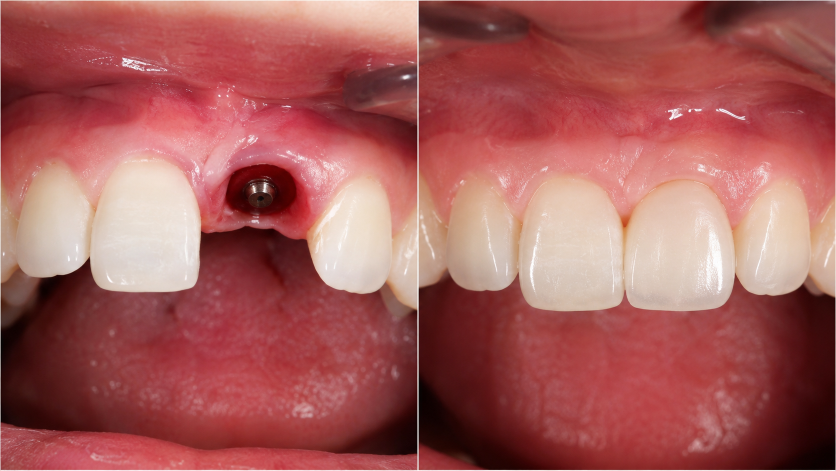
#> input picture assets/img/תמונות לפני ואחרי/מקרה 1 לפני ואחרי.png, 1672 x 941 px (shown at 1/2 size); its folder holds only this picture in this run
$ python process-images.py
#> lines starting #> are read from the running program, lines starting #| are printed output that depends on the picture
#> in main, im is the input picture: PIL image 1672x941 RGB; mean R, G, B 165.9, 92.8, 90.6
# -*- coding: utf-8 -*-
"""
מכין את תמונות ה"לפני ואחרי" לאתר.

מה זה עושה:
  1. קורא כל קובץ מהתיקייה  assets/img/תמונות לפני ואחרי/
     (כל קובץ = תמונה אחת שמכילה "לפני" בצד שמאל ו"אחרי" בצד ימין, עם קו מפריד לבן)
  2. מזהה אוטומטית את הקו המפריד וחותך את התמונה לשניים
  3. חותך כל חצי ליחס 4:5, מקטין ל-760px רוחב וממיר ל-WebP
  4. שומר ב-  assets/img/results/case-NN-before.webp  /  case-NN-after.webp

דרישות:  pip install pillow numpy
הרצה:    python process-images.py

אחרי ההרצה - צריך לעדכן ידנית את רשימת המקרים והכיתובים ב-index.html
(חפשו  <div class="ba-grid" id="resultsGrid">) וב-_build/services.main.html.
"""
import os, re, sys, glob

# חלון הפקודות של Windows לא תמיד תומך בעברית - מכריחים UTF-8
try:
    sys.stdout.reconfigure(encoding='utf-8', errors='replace')
except Exception:
    pass

try:
    from PIL import Image
    import numpy as np
except ImportError:
    sys.exit('חסרות ספריות. הריצו:  pip install pillow numpy')

HERE = os.path.dirname(os.path.abspath(__file__))
SITE = os.path.dirname(HERE)
SRC = os.path.join(SITE, 'assets', 'img', 'תמונות לפני ואחרי')
OUT = os.path.join(SITE, 'assets', 'img', 'results')

TARGET_RATIO = 4 / 5      # יחס הגובה-רוחב של הכרטיסים באתר
OUT_W = 760               # רוחב הפלט בפיקסלים
QUALITY = 82


def find_divider(im):
    """מאתר את הקו המפריד הלבן סביב מרכז התמונה. מחזיר (start, end)."""
    a = np.asarray(im.convert('RGB')).astype(np.int16)
    w = im.width
    c = w // 2
    win = int(w * 0.06)
    lo_i, hi_i = c - win, c + win
    colmean = a.mean(axis=(0, 2))
#> colmean = 1672 values, max 248.1 at index 836, min 72.27 at index 2, mean 116.4
    colstd = a.std(axis=(0, 2))
#> colstd = 1672 values, max 77.24 at index 833, min 4.29 at index 836, mean 63.72
    ok = (colmean[lo_i:hi_i] > 228) & (colstd[lo_i:hi_i] < 30)
    if not ok.any():
        return c, c                       # אין קו מפריד - חותכים בדיוק באמצע
    cand = np.arange(lo_i, hi_i)[ok]
#> cand = [835, 836]
    runs = np.split(cand, np.where(np.diff(cand) != 1)[0] + 1)
#> runs = [[835, 836]]
    run = max(runs, key=len)
#> run = [835, 836]
    return int(run[0]), int(run[-1])


def crop_to_ratio(im, ratio):
    w, h = im.size
    if w / h > ratio:
        nw = int(round(h * ratio)); x = (w - nw) // 2
        return im.crop((x, 0, x + nw, h))
    nh = int(round(w / ratio)); y = (h - nh) // 2
    return im.crop((0, y, w, y + nh))


def main():
    if not os.path.isdir(SRC):
        sys.exit('לא נמצאה התיקייה: ' + SRC)
    os.makedirs(OUT, exist_ok=True)

    files = [f for f in glob.glob(os.path.join(SRC, '*'))
             if os.path.splitext(f)[1].lower() in ('.png', '.jpg', '.jpeg', '.webp')]
    if not files:
        sys.exit('לא נמצאו תמונות ב: ' + SRC)

    def num(path):
        m = re.findall(r'\d+', os.path.basename(path))
        return int(m[0]) if m else 0

    for f in sorted(files, key=num):
        n = num(f)
        im = Image.open(f).convert('RGB')
        lo, hi = find_divider(im)
#> lo = 835; hi = 836
        pad = 2
        halves = (
            ('before', im.crop((0, 0, max(1, lo - pad), im.height))),
            ('after',  im.crop((min(im.width - 1, hi + pad + 1), 0, im.width, im.height))),
        )
        for label, part in halves:
            p = crop_to_ratio(part, TARGET_RATIO)
            p = p.resize((OUT_W, int(round(OUT_W / TARGET_RATIO))), Image.LANCZOS)
            name = 'case-%02d-%s.webp' % (n, label)
            path = os.path.join(OUT, name)
            p.save(path, 'WEBP', quality=QUALITY, method=6)
            print('%s  %sx%s  %dKB' % (name, p.width, p.height, os.path.getsize(path) // 1024))
#> this loop made 2 passes
#> (label, w in crop_to_ratio, h in crop_to_ratio, nw in crop_to_ratio, x in crop_to_ratio, name) on passes 1 to 2: ('before', 833, 941, 753, 40, 'case-01-before.webp'), ('after', 833, 941, 753, 40, 'case-01-after.webp')
#> (printed output is left out)
#> pass 1, in main, `p = crop_to_ratio(part, TARGET_RATIO)`:
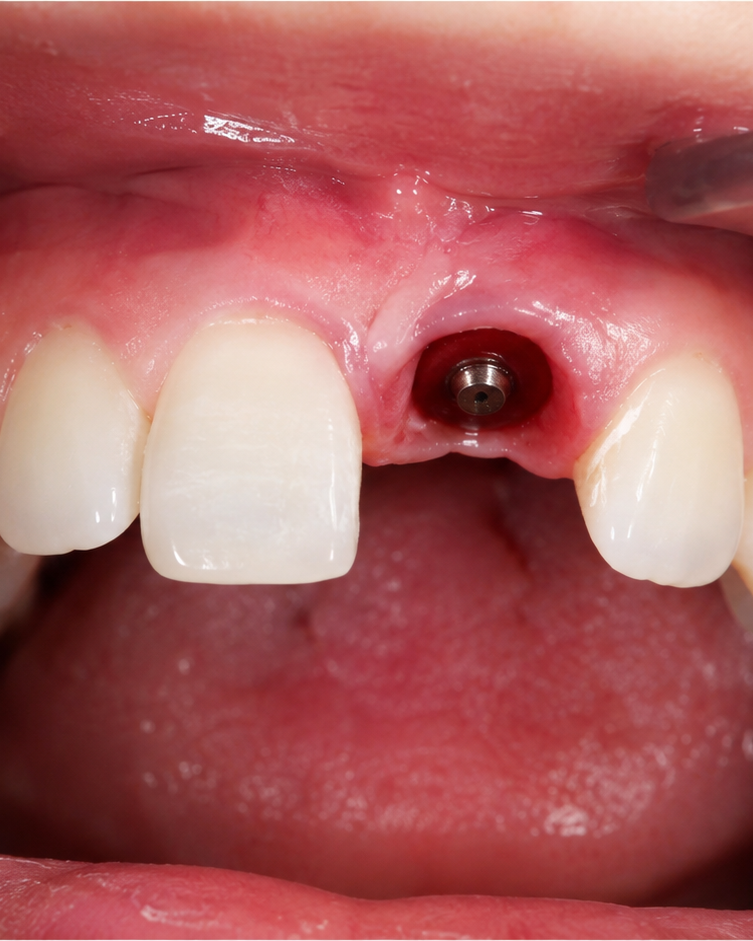
#> p: PIL image 753x941 RGB; mean R, G, B 170.7, 93.9, 94
#> pass 2, in main, `p = crop_to_ratio(part, TARGET_RATIO)`:
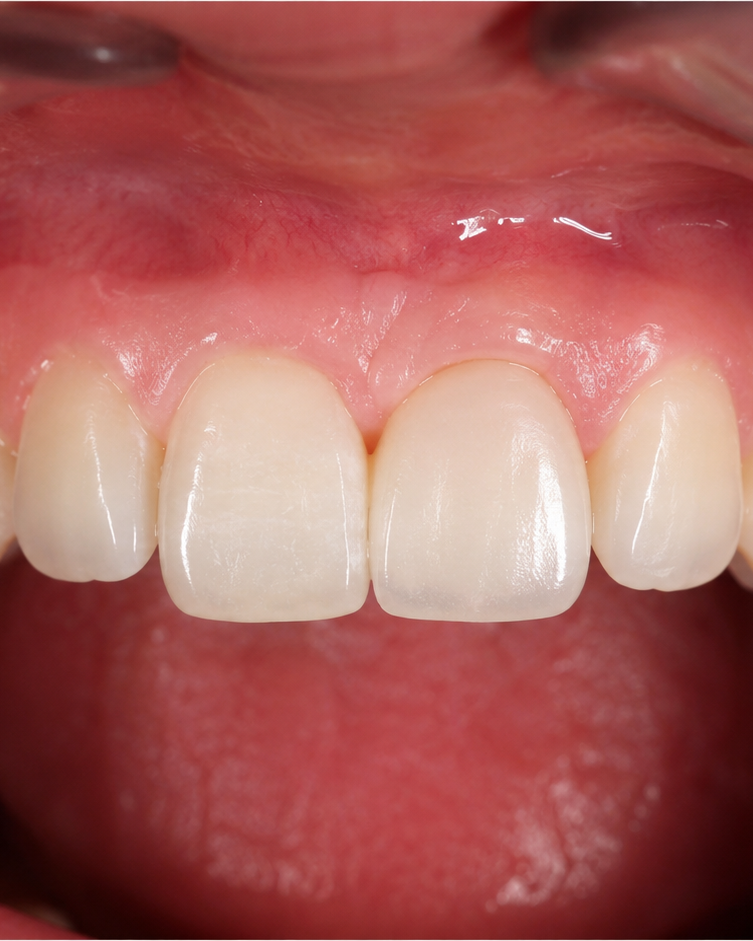
#> p: PIL image 753x941 RGB; mean R, G, B 168.3, 95.5, 91.4

    print('\nסה"כ %d קבצים ב-%s' % (len(os.listdir(OUT)), OUT))
#| סה"כ 0 קבצים ב-assets/img/results


if __name__ == '__main__':
    main()

$ run again, on assets/img/תמונות לפני ואחרי/מקרה 2 לפני ואחרי.png
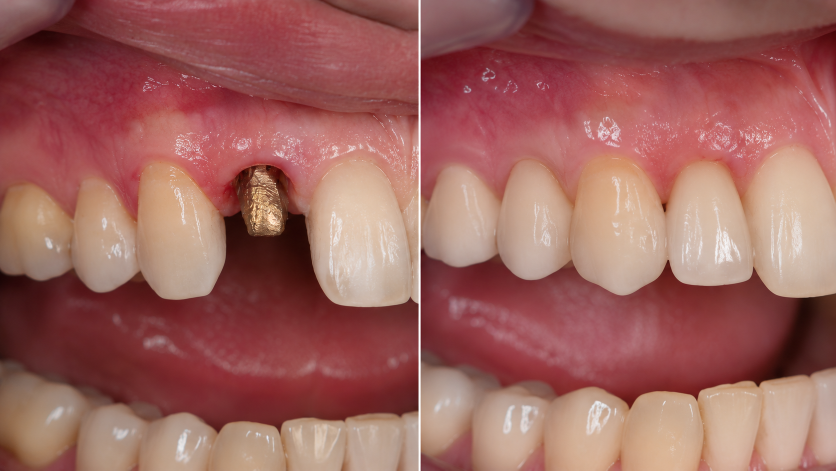
#> input picture assets/img/תמונות לפני ואחרי/מקרה 2 לפני ואחרי.png, 1672 x 941 px (shown at 1/2 size)
#> in main, im is the input picture: PIL image 1672x941 RGB; mean R, G, B 158.1, 100.1, 94.1
#> colmean = 1672 values, max 254.3 at index 840, min 72.01 at index 0, mean 117.4
#> colstd = 1672 values, max 66.7 at index 1598, min 1.05 at index 838, mean 50.88
#> cand = [837, 838, 839, 840]
#> runs = [[837, 838, 839, 840]]
#> run = [837, 838, 839, 840]
#> lo = 837; hi = 840
#> the loop in main, `for label, part in halves:` made 2 passes
#> (label, w in crop_to_ratio, h in crop_to_ratio, nw in crop_to_ratio, x in crop_to_ratio, name) on passes 1 to 2: ('before', 835, 941, 753, 41, 'case-02-before.webp'), ('after', 829, 941, 753, 38, 'case-02-after.webp')
#> (printed output is left out)
#> pass 1, in main, `p = crop_to_ratio(part, TARGET_RATIO)`:
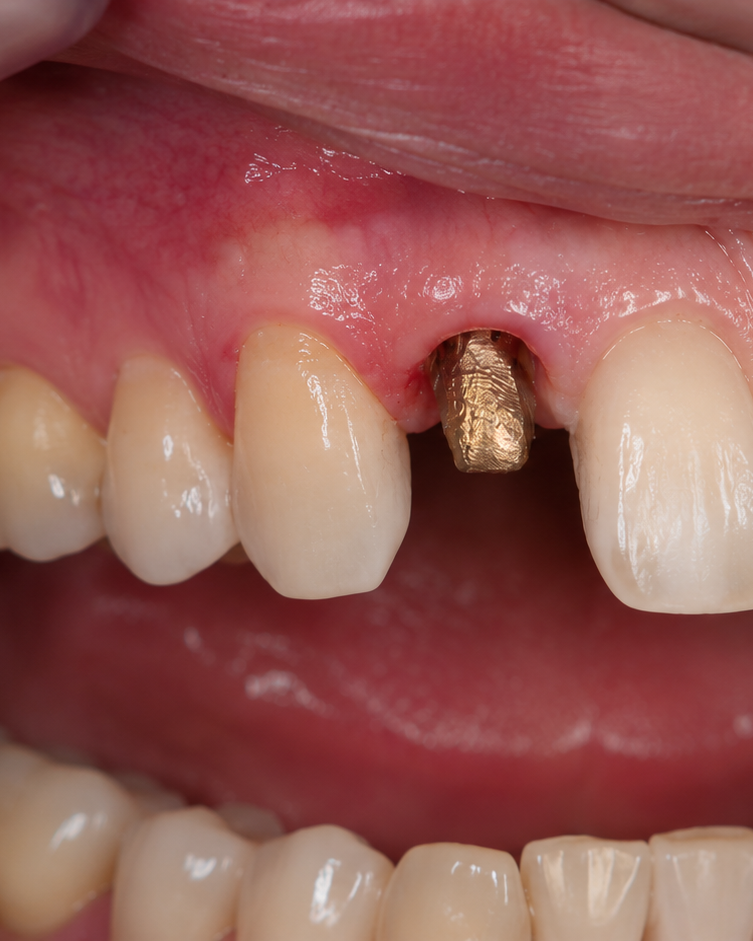
#> p: PIL image 753x941 RGB; mean R, G, B 149.9, 89.9, 84.7
#> pass 2, in main, `p = crop_to_ratio(part, TARGET_RATIO)`:
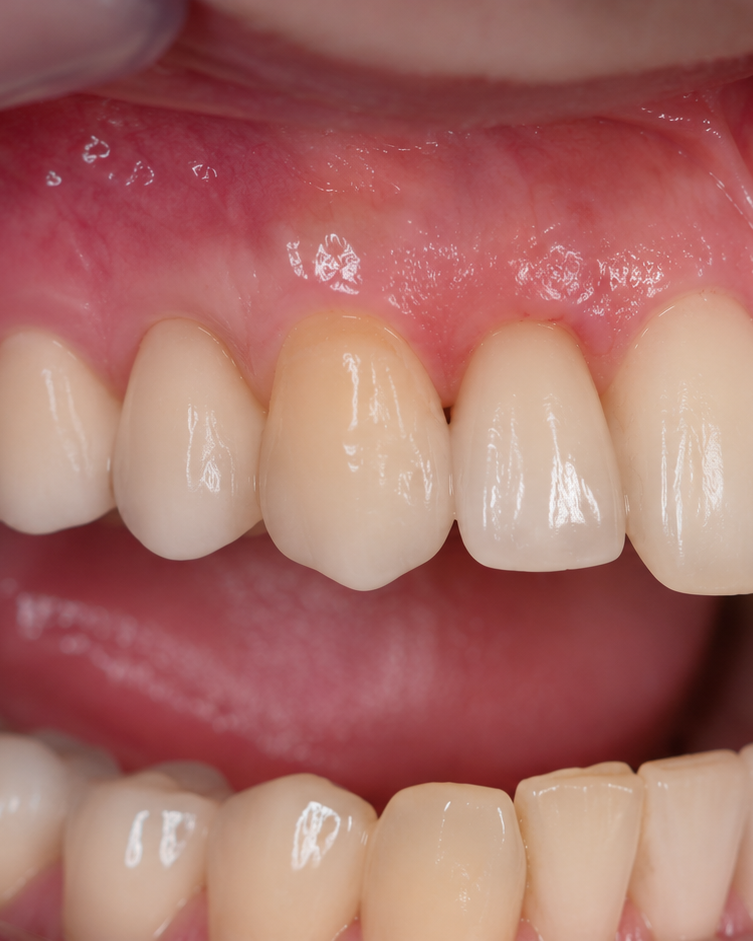
#> p: PIL image 753x941 RGB; mean R, G, B 168.5, 110.8, 104.1
#| סה"כ 0 קבצים ב-assets/img/results

$ run again, on assets/img/תמונות לפני ואחרי/מקרה 3 לפני ואחרי.png
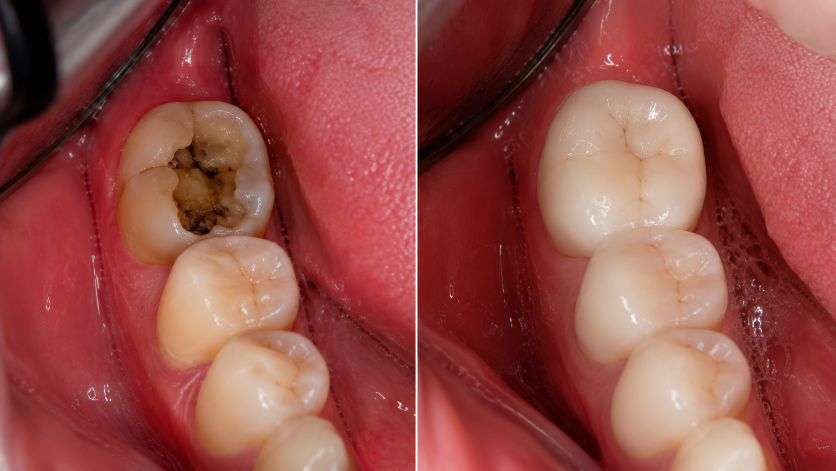
#> input picture assets/img/תמונות לפני ואחרי/מקרה 3 לפני ואחרי.png, 1672 x 941 px (shown at 1/2 size)
#> in main, im is the input picture: PIL image 1672x941 RGB; mean R, G, B 150.1, 75.8, 70.8
#> colmean = 1672 values, max 253.9 at index 832, min 42.33 at index 1030, mean 98.92
#> colstd = 1672 values, max 67.52 at index 1416, min 1.54 at index 833, mean 53.48
#> cand = [831, 832, 833, 834]
#> runs = [[831, 832, 833, 834]]
#> run = [831, 832, 833, 834]
#> lo = 831; hi = 834
#> the loop in main, `for label, part in halves:` made 2 passes
#> (label, w in crop_to_ratio, h in crop_to_ratio, nw in crop_to_ratio, x in crop_to_ratio, name) on passes 1 to 2: ('before', 829, 941, 753, 38, 'case-03-before.webp'), ('after', 835, 941, 753, 41, 'case-03-after.webp')
#> (printed output is left out)
#> pass 1, in main, `p = crop_to_ratio(part, TARGET_RATIO)`:
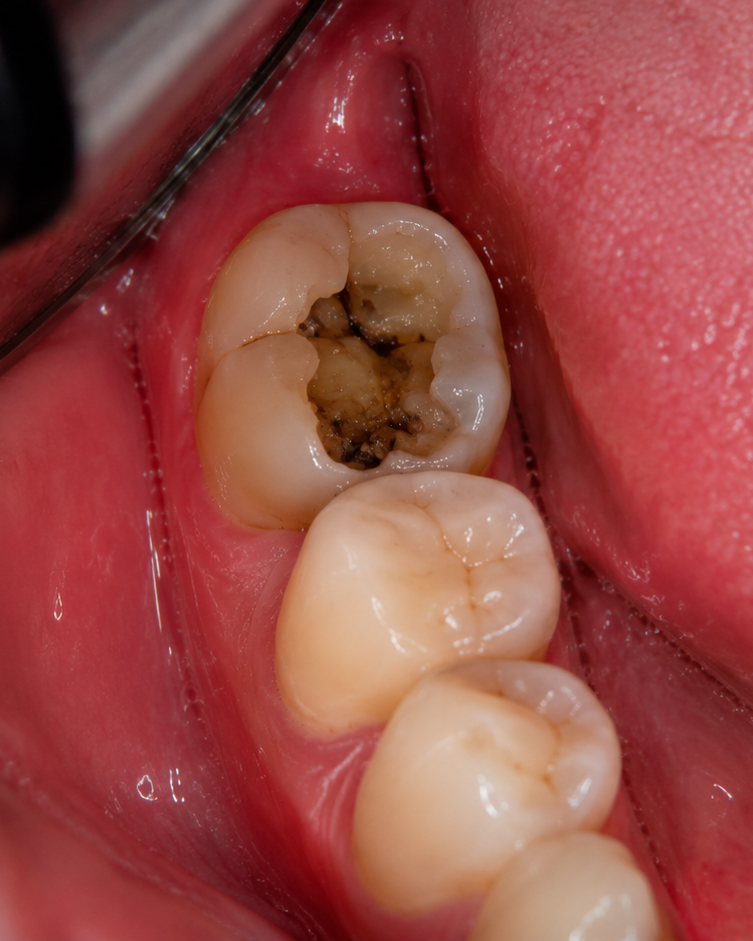
#> p: PIL image 753x941 RGB; mean R, G, B 151.1, 72.7, 68.1
#> pass 2, in main, `p = crop_to_ratio(part, TARGET_RATIO)`:
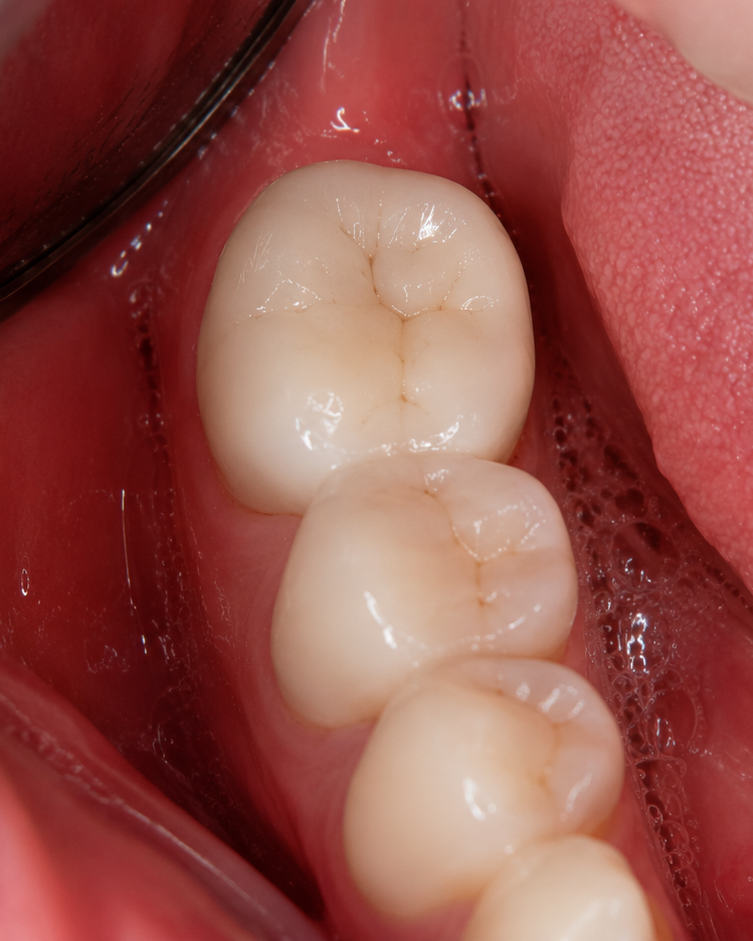
#> p: PIL image 753x941 RGB; mean R, G, B 148.9, 80.2, 73.3
#| סה"כ 0 קבצים ב-assets/img/results

$ run again, on assets/img/תמונות לפני ואחרי/מקרה 4 לפני ואחרי.png
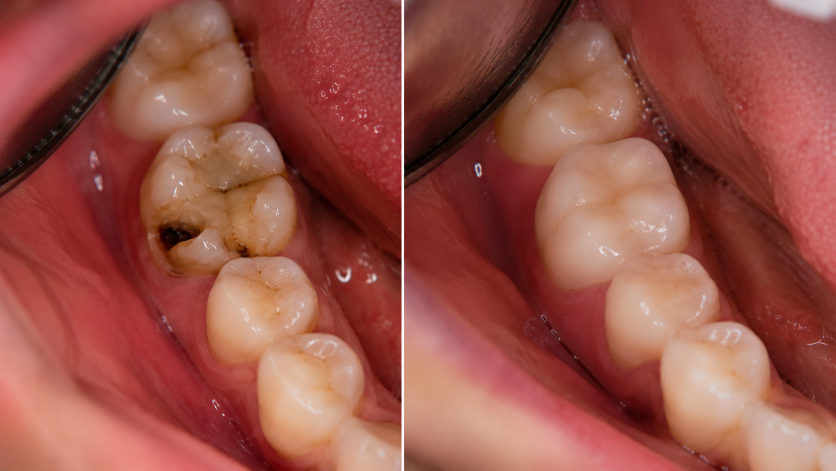
#> input picture assets/img/תמונות לפני ואחרי/מקרה 4 לפני ואחרי.png, 1672 x 941 px (shown at 1/2 size)
#> in main, im is the input picture: PIL image 1672x941 RGB; mean R, G, B 152.9, 81.4, 71.1
#> colmean = 1672 values, max 254.4 at index 806, min 77.49 at index 801, mean 101.8
#> colstd = 1672 values, max 65.33 at index 619, min 0.94 at index 806, mean 55.92
#> cand = [803, 804, 805, 806, 807]
#> runs = [[803, 804, 805, 806, 807]]
#> run = [803, 804, 805, 806, 807]
#> lo = 803; hi = 807
#> the loop in main, `for label, part in halves:` made 2 passes
#> (label, w in crop_to_ratio, h in crop_to_ratio, nw in crop_to_ratio, x in crop_to_ratio, name) on passes 1 to 2: ('before', 801, 941, 753, 24, 'case-04-before.webp'), ('after', 862, 941, 753, 54, 'case-04-after.webp')
#> (printed output is left out)
#> pass 1, in main, `p = crop_to_ratio(part, TARGET_RATIO)`:
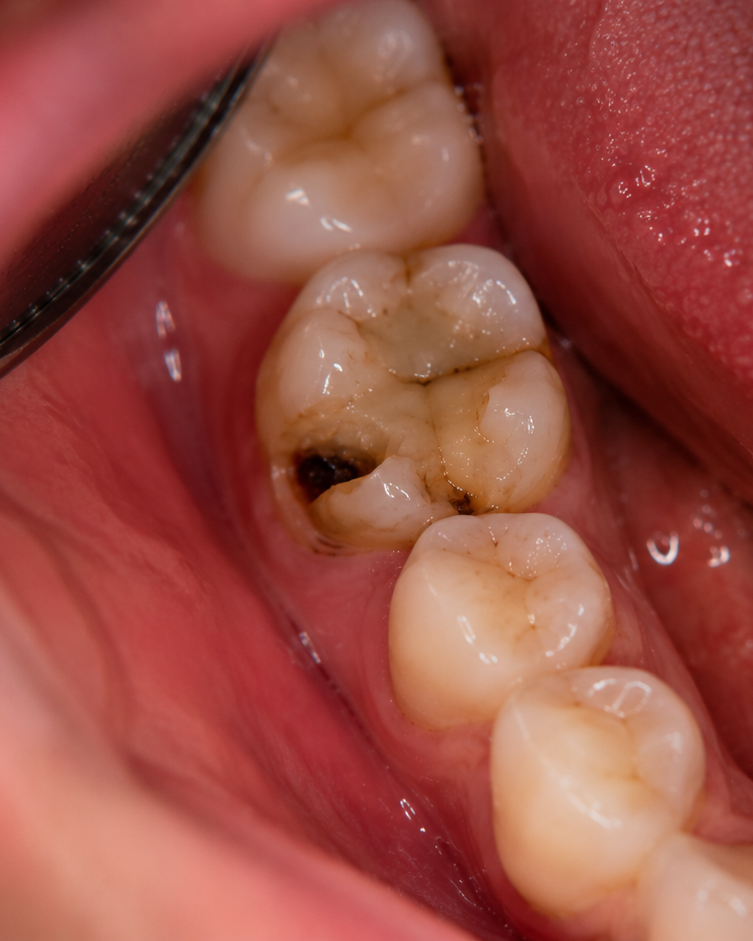
#> p: PIL image 753x941 RGB; mean R, G, B 154.7, 78.3, 67.4
#> pass 2, in main, `p = crop_to_ratio(part, TARGET_RATIO)`:
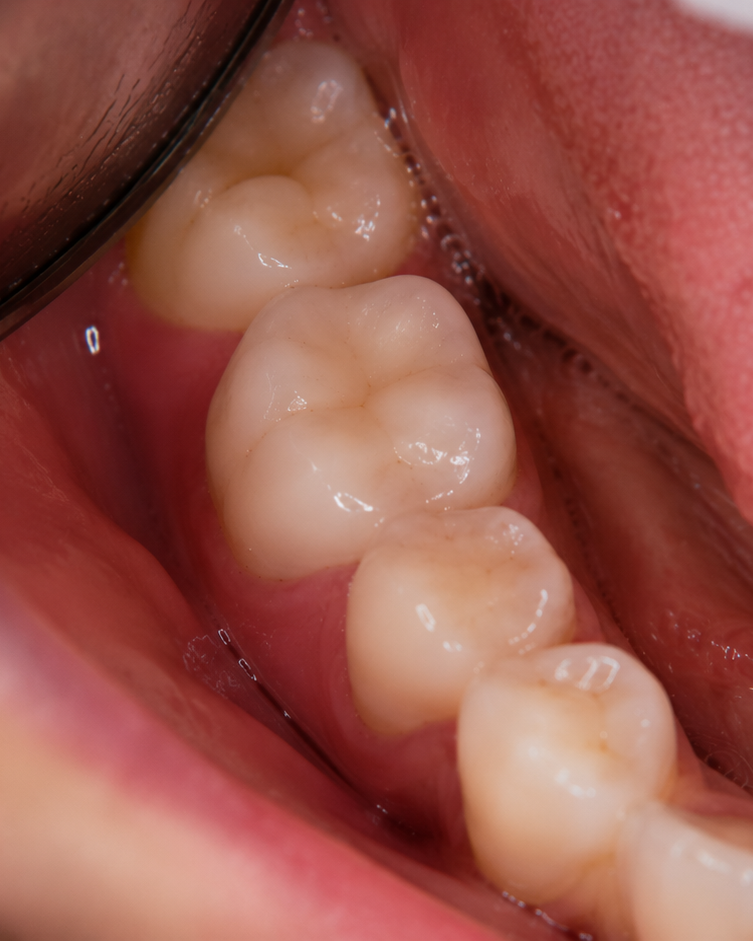
#> p: PIL image 753x941 RGB; mean R, G, B 150.1, 83.6, 73
#| סה"כ 0 קבצים ב-assets/img/results
